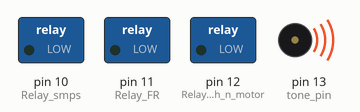
This sketch was run on a simulated Arduino Nano, built with avr-gcc and run on an emulated ATmega328P. Shown: switched loads named in the sketch (green lamp = pin HIGH), buzzer (waves = sounding). Wiring (inferred from the names in the program): 2 × IR receiver: data pin 2 / data pin 3. What the sketch prints to the serial monitor is not drawn.

Above: at 0.1 s.
At 2.4 s:
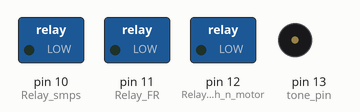
Timing chart, 0 to 3.9 s (numbered marks = the images above):
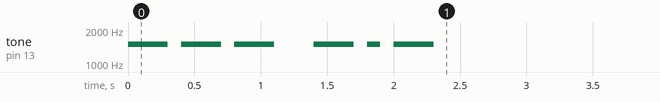

The sketch:

gate-10-may-2024.ino
```cpp
// FINAL CODE FOR AUTOMATIC GATE //  First commsioned version on 10/5/2024


//Programe code for Automatic lawn gate opening/closing controller, using arduino nano
// Made: VU2JLX ,  OM JOSEPH
// date: 10 May 2024
// Reff: https://www.youtube.com/watch?v=OS_791bFRZY
// Reff PEROGRAME CODE BY vu3ave: https://github.com/vu3ave/automatic-gate
// Made by Anish VR, near little hearts school, Kizhekkepram, NORTH PARAVUR , KERALA, INDIA (VU3AVE) CONTACT: vu3ave@gmail.com anishvrajan@gmail.com // MOBILE:+91 9995957776


/// FINAL CODE /////////////// WORKNG //////////////////////////
// Press A to close gate continuesly
// Press B to open gate continuesly

// WIRING DETAILS//////////////////////////////////////////////
// use two numbers of 3.3k ohm pullup resistor, connected to +5v in both inputs digital pins

// Speaker tones
// 1. Start up tone - 'OK' in telegraphy
// 2. Confirmation tone - during each key press A and B inputs
// 3. SMPS OFF tone - after completing timeout time (17 seconds) - 'AR' in telegraphy


////////////////////////////////////////////////////


// defining input and output pins

int remotepin_A = 2;
int remotepin_B = 3;
int Relay_smps= 10;
int Relay_FR = 11;
int Relay_clutch_n_motor = 12;
int tone_pin=13;


int smps_status = 0; // default smps power supplys are OFF
int gate_status = 10; // 10 = stoped  ,, 11 = opening  ,, 12 = closing

int last_gate_status = 10;
int last_smps_status = 0;


// sampling variables
int remotepin_A_newstate_1 = 0;
int remotepin_B_newstate_1 = 0;

// last State A and B storage variables
int statA = 0;
int statB = 0;
int Old_statA = 0;
int Old_statB = 0;

int opening=0;
int closing=0;
int stoping=0;


// tone frequency for speaker
int notes1[] = {
  1000, 1175, 1319, 1650
};

int notes2[] = {
1668, 1319, 1175, 1000
};


/// timer variables///////////////////////////////////////////////////////////////////////////////////////////////
const long interval = 17000; //  ( 17000; )....Means 17 seconds for door opening /closing time...ADJUST IF NECESSORY
unsigned long currentMillis = 0;


void setup() {

   Serial.begin(9600);
  pinMode(remotepin_A, INPUT);
  pinMode(remotepin_B, INPUT);

  pinMode(Relay_FR, OUTPUT);
  pinMode(Relay_clutch_n_motor, OUTPUT);
  pinMode(Relay_smps, OUTPUT);
  pinMode(tone_pin, OUTPUT);

digitalWrite(Relay_smps, LOW); // default smps supply are off
digitalWrite(Relay_FR, LOW); // default  FR Relay is off  //  gate in forward gear
digitalWrite(Relay_clutch_n_motor, LOW); // default  Clutch Relay is off  //  clutch is released to  free movement of gate

// INTRODUCTION TONE
intro_tone();


currentMillis = millis(); // resetting timer
}

void loop() {


/// timer handling for 24V SMPS //////////////////////////


  unsigned long loopMillis = millis();

 if (loopMillis - currentMillis  >= interval) {

smps_status = 0;

 gate_status = 10;


    Serial.print("24V SMPS IS: ");
    Serial.print(smps_status);
    Serial.println(" ");
  }
/////////////////////////////////////////////


 //////////////sampling and determining on off
 remotepin_A_newstate_1 = digitalRead(remotepin_A);
 remotepin_B_newstate_1 = digitalRead(remotepin_B);


if(remotepin_A_newstate_1 == 1 ){
Serial.println("A : Not Pressed");
statA = 0;
}else if(remotepin_A_newstate_1 == 0 ){
Serial.println("A :  Pressed");
statA = 1;
}

delay(50);

if(remotepin_B_newstate_1 == 1 ){
Serial.println("B : Not Pressed");
statB = 0;
}else if(remotepin_B_newstate_1 == 0 ){
Serial.println("B :  Pressed");
statB = 1;
}
////////////////////////////////////////////////


////////// gate control//////////////

if( statA != Old_statA){
  Serial.println("Button A statechanged");
  Serial.println(" ");
  Serial.print("StatA is:");
  Serial.print(statA);
  Serial.println(" ");

button_confirm_tone();

currentMillis = millis(); // resetting timer
}
Old_statA = statA;


if( statB != Old_statB){

  Serial.println("Button B statechanged");
  Serial.println(" ");
  Serial.print("StatB is:");
  Serial.print(statB);
  Serial.println(" ");
  button_confirm_tone();

currentMillis = millis(); // resitting timer

 }
Old_statB = statB;


Serial.println(" ");
  Serial.print("GATE STATUS is : ");
  Serial.print(gate_status);
  Serial.println(" ");

////////////////////////////////////////////////////////////////////
//////////////controling relays for gate///////////////////////////


 if(gate_status == 12 && smps_status == 1){  digitalWrite(Relay_FR, HIGH); delay(50); digitalWrite(Relay_clutch_n_motor, HIGH); }
else if(gate_status == 12 && smps_status == 0){ //digitalWrite(Relay_smps, LOW);
  delay(50); digitalWrite(Relay_clutch_n_motor, LOW); delay(50); digitalWrite(Relay_FR, LOW);}

else if(gate_status == 11 && smps_status == 1){digitalWrite(Relay_FR, LOW); delay(50); digitalWrite(Relay_clutch_n_motor, HIGH);  }
else if(gate_status == 11 && smps_status == 0){digitalWrite(Relay_FR, LOW); delay(50); digitalWrite(Relay_clutch_n_motor, LOW);   }


 if(smps_status == 1){ delay(50);  digitalWrite(Relay_smps, HIGH); }else{ //digitalWrite(Relay_smps, LOW);
  delay(50);  digitalWrite(Relay_FR, LOW); }


if(gate_status == 10){// digitalWrite(Relay_smps, LOW);
  delay(50);  digitalWrite(Relay_clutch_n_motor, LOW); delay(50); digitalWrite(Relay_FR, LOW); }


//////////////tone for gate stoping//////+++
last_gate_status = gate_status;
if(last_gate_status == 11 && gate_status == 10){ gate_ar(); }
if(last_gate_status == 12 && gate_status == 10){ gate_ar(); }
if(last_smps_status == 1 && smps_status == 0){ gate_ar(); }
last_smps_status = smps_status;

//////////////tone for gate stoping//////---


//delay(500);//test delay
}// loop closing


////////// additional functions//////////

void button_confirm_tone(){
tone(tone_pin, 1500);
delay(100);
noTone(tone_pin);
delay(200);

smps_status = 1;

// Final code 10-5-2024/////////////////////////////////////////////
if(Old_statA ==0  && statA==1 ){  gate_status = 11; }


else if(Old_statB ==0  && statB==1 ){  gate_status = 12; }else{
  //gate_status = 10;
}
//Final code 10-5-2024//////////////////////////////////////////////


}


void gate_opening()
{
 // GATE OPENING TONE


  for (int thisSensor = 3; thisSensor >= 0; thisSensor--) {
         tone(tone_pin, notes1[thisSensor]);
         delay(100);
         noTone(tone_pin);

  }
}


void gate_closing()
{
 // GATE CLOSING TONE


 for (int thisSensor = 3; thisSensor >= 0; thisSensor--) {
         tone(tone_pin, notes2[thisSensor]);
         delay(100);
         noTone(tone_pin);
  }
}


void gate_ar()
{
// GATE STOPPING TONE "AR"


 digitalWrite(Relay_smps, LOW);

tone(tone_pin, 1500);
delay(100);
noTone(tone_pin);

delay(100);


tone(tone_pin, 1500);
delay(300);
noTone(tone_pin);

delay(100);

tone(tone_pin, 1500);
delay(100);
noTone(tone_pin);

delay(100);


tone(tone_pin, 1500);
delay(300);
noTone(tone_pin);

delay(100);

tone(tone_pin, 1500);
delay(100);
noTone(tone_pin);
}


void intro_tone(){
// GATE PROGRME STARTING,  INRODUCTION TONE (OK)

/////////////////////////////1
tone(tone_pin, 1500);
delay(300);
noTone(tone_pin);

delay(100);

tone(tone_pin, 1500);
delay(300);
noTone(tone_pin);

delay(100);

tone(tone_pin, 1500);
delay(300);
noTone(tone_pin);

delay(300);


tone(tone_pin, 1500);
delay(300);
noTone(tone_pin);

delay(100);


tone(tone_pin, 1500);
delay(100);
noTone(tone_pin);

delay(100);


tone(tone_pin, 1500);
delay(300);
noTone(tone_pin);


}
////////////////////////// Thank you for comming upto this end
```
